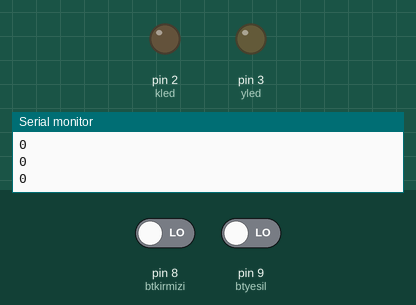
This sketch was run on a simulated Arduino Uno, built with avr-gcc and run on an emulated ATmega328P. Parts: output pins drawn as LEDs (lit = HIGH), the last lines printed to the serial monitor. Inputs (shaded band) come from the test bench; at power-on: pin 8 (btkirmizi) LOW, pin 9 (btyesil) LOW.

Above: at 1.2 s.
1.3 s: pin 8 (btkirmizi) driven HIGH
At 2.3 s:
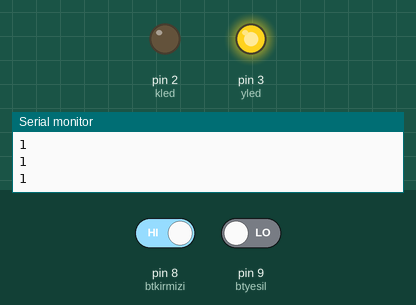
Timing chart, 0 to 4.3 s (numbered marks = the images above; inputs shaded):
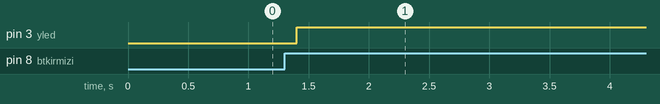

Measured:
- after the input at 1.3 s, pin 3 (yled): LOW → HIGH after 0.10 s

The sketch:

2led2butonswitchcase.ino
```cpp
byte kled=2;
byte yled=3;
byte btkirmizi=8;
byte btyesil=9;
int durum=0;
void setup() {
  Serial.begin(9600);
  pinMode(kled,OUTPUT);
  pinMode(yled,OUTPUT);
  pinMode(btkirmizi,INPUT);
  pinMode(btyesil,INPUT);
}

void loop() {
  int btkrmz = digitalRead(btkirmizi);
  int btysl = digitalRead(btyesil);

  if(btkrmz==1){
    durum=1;
  }

  else if(btysl==1){
    durum=2;
  }

  else {

  }
Serial.println(durum);
delay(100);

    switch(durum){
      case 1:
      digitalWrite(kled,1);
      digitalWrite(yled,0);

      case 2:
      digitalWrite(yled,1);
      digitalWrite(kled,0);

      break;
      default:
      digitalWrite(kled,0);
      digitalWrite(yled,0);
    }


}
```
